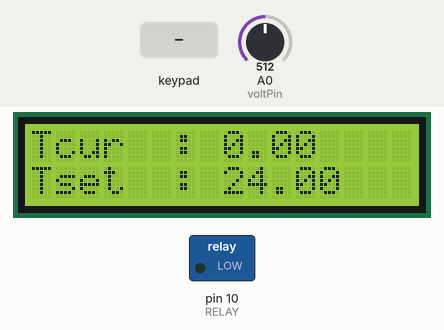
Recording of a sketch running on a simulated Arduino Uno, built with avr-gcc and run on an emulated ATmega328P. On the bench: 16×2 character LCD, switched loads named in the sketch (green lamp = pin HIGH). The test bench sets the inputs (shaded band); at power-on: A0 (voltPin) = 512. What the sketch prints to the serial monitor is not drawn.

Above: at 0.3 s.
1.3 s: key 'A' pressed
At 2.3 s:
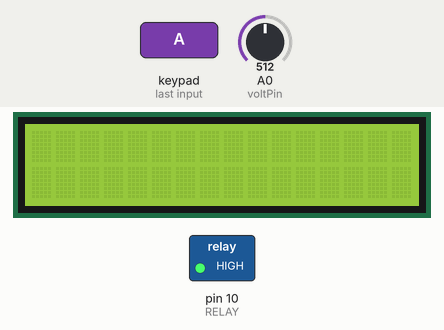
2.8 s: keypad keys 5 4 3 2 pressed 0.4 s apart
At 3.8 s:
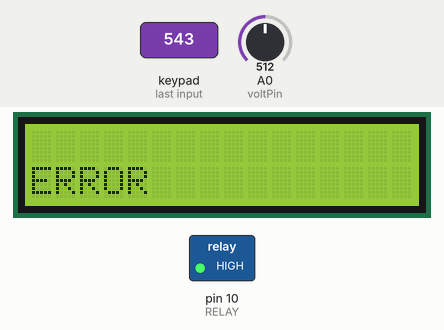
6.9 s: key 'B' pressed
8.4 s: A0 (voltPin) set to 306
At 10.7 s:
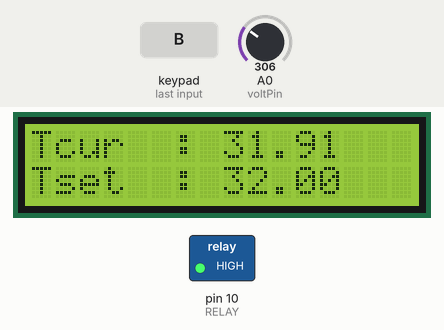
11.1 s: A0 (voltPin) set to 303
At 13.2 s:
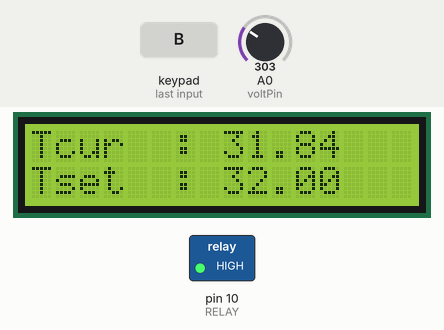
13.5 s: A0 (voltPin) set to 122
At 14.9 s:
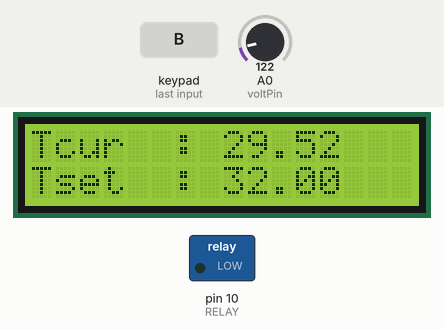
Timing chart, 0 to 16.6 s (numbered marks = the images above; inputs shaded):
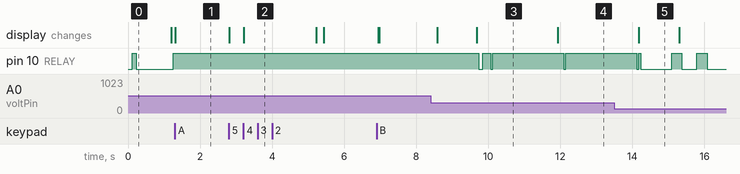

The sketch:

TemperatureSensorWithPID.ino
```cpp
double targetTEMP = 24;
char inputTEMP[2] ;
double keypadTEMP = 0;
double outputPID;
double normalisasiPID;
unsigned long milli_time;
float nilaiADC ;
unsigned long rataADC;
unsigned long CTexcel, CTdisplay, CTmeasure = 0;
unsigned long ITexcel = 1000;
unsigned long PTexcel = 0;
/*****************************
  SETUP UNTUK NILAI ADC VOLT
******************************/
#include <avr/pgmspace.h> //untuk menggunakan progmem diperlukan library ini.
double hasilTEMP;
int voltPin = A0 ;    //Voltage reader pin
const float ADC_TO_TEMP[1024] PROGMEM = {24.809, 24.8322, 24.8554, 24.8786, 24.9018, 24.925, 24.9482, 24.9714, 24.9946, 25.0178, 25.041, 25.0642, 25.0874, 25.1106, 25.1338, 25.157, 25.1802, 25.2034, 25.2266, 25.2498, 25.273, 25.2961, 25.3193, 25.3425, 25.3657, 25.3889, 25.4121, 25.4353, 25.4585, 25.4817, 25.5049, 25.5281, 25.5513, 25.5745, 25.5977, 25.6209, 25.6441, 25.6673, 25.6905, 25.7137, 25.7369, 25.7601, 25.7833, 25.8065, 25.8297, 25.8529, 25.8761, 25.8993, 25.9224, 25.9456, 25.9688, 25.992, 26.0152, 26.0384, 26.0616, 26.0848, 26.108, 26.1312, 26.1544, 26.1776, 26.2008, 26.224, 26.2472, 26.2704, 26.2936, 26.3168, 26.34, 26.3632, 26.3864, 26.4096, 26.4328, 26.456, 26.4792, 26.5024, 26.5255, 26.5487, 26.5719, 26.5951, 26.6183, 26.6415, 26.6647, 26.6879, 26.7111, 26.7343, 26.7575, 26.7807, 26.8039, 26.8271, 26.8503, 26.8735, 26.8967, 26.9199, 26.9431, 26.9663, 26.9895, 27.0127, 27.0359, 27.0591, 27.0823, 27.1055, 27.1287, 27.1518, 27.175, 27.1982, 27.2214, 27.2446, 27.2678, 27.291, 27.3142, 27.3374, 27.3606, 27.3838, 27.407, 27.4302, 27.4534, 27.4766, 27.4998, 27.523, 27.5462, 27.5694, 27.5926, 27.6158, 27.639, 27.6622, 27.6854, 27.7086, 27.7318, 27.755, 27.7781, 27.8013, 27.8245, 27.8477, 27.8709, 27.8941, 27.9173, 27.9405, 27.9637, 27.9869, 28.0101, 28.0333, 28.0565, 28.0797, 28.1029, 28.1261, 28.1493, 28.1725, 28.1957, 28.2189, 28.2421, 28.2653, 28.2885, 28.3117, 28.3349, 28.3581, 28.3813, 28.4044, 28.4276, 28.4508, 28.474, 28.4972, 28.5204, 28.5436, 28.5668, 28.59, 28.6132, 28.6364, 28.6596, 28.6828, 28.706, 28.7292, 28.7524, 28.7756, 28.7988, 28.822, 28.8452, 28.8684, 28.8916, 28.9148, 28.938, 28.9612, 28.9844, 29.0075, 29.0307, 29.0539, 29.0771, 29.1003, 29.1235, 29.1467, 29.1699, 29.1931, 29.2163, 29.2395, 29.2627, 29.2859, 29.3091, 29.3323, 29.3555, 29.3787, 29.4019, 29.4251, 29.4483, 29.4715, 29.4947, 29.5179, 29.5411, 29.5643, 29.5875, 29.6107, 29.6338, 29.657, 29.6802, 29.7034, 29.7266, 29.7498, 29.773, 29.7962, 29.8194, 29.8426, 29.8658, 29.889, 29.9122, 29.9354, 29.9586, 29.9818, 30.005, 30.0282, 30.0514, 30.0746, 30.0978, 30.121, 30.1442, 30.1674, 30.1906, 30.2138, 30.237, 30.2601, 30.2833, 30.3065, 30.3297, 30.3529, 30.3761, 30.3993, 30.4225, 30.4457, 30.4689, 30.4921, 30.5153, 30.5385, 30.5617, 30.5849, 30.6081, 30.6313, 30.6545, 30.6777, 30.7009, 30.7241, 30.7473, 30.7705, 30.7937, 30.8169, 30.8401, 30.8632, 30.8864, 30.9096, 30.9328, 30.956, 30.9792, 31.0024, 31.0256, 31.0488, 31.072, 31.0952, 31.1184, 31.1416, 31.1648, 31.188, 31.2112, 31.2344, 31.2576, 31.2808, 31.304, 31.3272, 31.3504, 31.3736, 31.3968, 31.42, 31.4432, 31.4664, 31.4895, 31.5127, 31.5359, 31.5591, 31.5823, 31.6055, 31.6287, 31.6519, 31.6751, 31.6983, 31.7215, 31.7447, 31.7679, 31.7911, 31.8143, 31.8375, 31.8607, 31.8839, 31.9071, 31.9303, 31.9535, 31.9767, 31.9999, 32.0231, 32.0463, 32.0695, 32.0927, 32.1158, 32.139, 32.1622, 32.1854, 32.2086, 32.2318, 32.255, 32.2782, 32.3014, 32.3246, 32.3478, 32.371, 32.3942, 32.4174, 32.4406, 32.4638, 32.487, 32.5102, 32.5334, 32.5566, 32.5798, 32.603, 32.6262, 32.6494, 32.6726, 32.6958, 32.719, 32.7421, 32.7653, 32.7885, 32.8117, 32.8349, 32.8581, 32.8813, 32.9045, 32.9277, 32.9509, 32.9741, 32.9973, 33.0205, 33.0437, 33.0669, 33.0901, 33.1133, 33.1365, 33.1597, 33.1829, 33.2061, 33.2293, 33.2525, 33.2757, 33.2989, 33.3221, 33.3452, 33.3684, 33.3916, 33.4148, 33.438, 33.4612, 33.4844, 33.5076, 33.5308, 33.554, 33.5772, 33.6004, 33.6236, 33.6468, 33.67, 33.6932, 33.7164, 33.7396, 33.7628, 33.786, 33.8092, 33.8324, 33.8556, 33.8788, 33.902, 33.9252, 33.9484, 33.9715, 33.9947, 34.0179, 34.0411, 34.0643, 34.0875, 34.1107, 34.1339, 34.1571, 34.1803, 34.2035, 34.2267, 34.2499, 34.2731, 34.2963, 34.3195, 34.3427, 34.3659, 34.3891, 34.4123, 34.4355, 34.4587, 34.4819, 34.5051, 34.5283, 34.5515, 34.5747, 34.5978, 34.621, 34.6442, 34.6674, 34.6906, 34.7138, 34.737, 34.7602, 34.7834, 34.8066, 34.8298, 34.853, 34.8762, 34.8994, 34.9226, 34.9458, 34.969, 34.9922, 35.0154, 35.0386, 35.0618, 35.085, 35.1082, 35.1314, 35.1546, 35.1778, 35.201, 35.2241, 35.2473, 35.2705, 35.2937, 35.3169, 35.3401, 35.3633, 35.3865, 35.4097, 35.4329, 35.4561, 35.4793, 35.5025, 35.5257, 35.5489, 35.5721, 35.5953, 35.6185, 35.6417, 35.6649, 35.6881, 35.7113, 35.7345, 35.7577, 35.7809, 35.8041, 35.8272, 35.8504, 35.8736, 35.8968, 35.92, 35.9432, 35.9664, 35.9896, 36.0128, 36.036, 36.0592, 36.0824, 36.1056, 36.1288, 36.152, 36.1752, 36.1984, 36.2216, 36.2448, 36.268, 36.2912, 36.3144, 36.3376, 36.3608, 36.384, 36.4072, 36.4304, 36.4535, 36.4767, 36.4999, 36.5231, 36.5463, 36.5695, 36.5927, 36.6159, 36.6391, 36.6623, 36.6855, 36.7087, 36.7319, 36.7551, 36.7783, 36.8015, 36.8247, 36.8479, 36.8711, 36.8943, 36.9175, 36.9407, 36.9639, 36.9871, 37.0103, 37.0335, 37.0567, 37.0798, 37.103, 37.1262, 37.1494, 37.1726, 37.1958, 37.219, 37.2422, 37.2654, 37.2886, 37.3118, 37.335, 37.3582, 37.3814, 37.4046, 37.4278, 37.451, 37.4742, 37.4974, 37.5206, 37.5438, 37.567, 37.5902, 37.6134, 37.6366, 37.6598, 37.6829, 37.7061, 37.7293, 37.7525, 37.7757, 37.7989, 37.8221, 37.8453, 37.8685, 37.8917, 37.9149, 37.9381, 37.9613, 37.9845, 38.0077, 38.0309, 38.0541, 38.0773, 38.1005, 38.1237, 38.1469, 38.1701, 38.1933, 38.2165, 38.2397, 38.2629, 38.2861, 38.3092, 38.3324, 38.3556, 38.3788, 38.402, 38.4252, 38.4484, 38.4716, 38.4948, 38.518, 38.5412, 38.5644, 38.5876, 38.6108, 38.634, 38.6572, 38.6804, 38.7036, 38.7268, 38.75, 38.7732, 38.7964, 38.8196, 38.8428, 38.866, 38.8892, 38.9124, 38.9355, 38.9587, 38.9819, 39.0051, 39.0283, 39.0515, 39.0747, 39.0979, 39.1211, 39.1443, 39.1675, 39.1907, 39.2139, 39.2371, 39.2603, 39.2835, 39.3067, 39.3299, 39.3531, 39.3763, 39.3995, 39.4227, 39.4459, 39.4691, 39.4923, 39.5155, 39.5387, 39.5618, 39.585, 39.6082, 39.6314, 39.6546, 39.6778, 39.701, 39.7242, 39.7474, 39.7706, 39.7938, 39.817, 39.8402, 39.8634, 39.8866, 39.9098, 39.933, 39.9562, 39.9794, 40.0026, 40.0258, 40.049, 40.0722, 40.0954, 40.1186, 40.1418, 40.1649, 40.1881, 40.2113, 40.2345, 40.2577, 40.2809, 40.3041, 40.3273, 40.3505, 40.3737, 40.3969, 40.4201, 40.4433, 40.4665, 40.4897, 40.5129, 40.5361, 40.5593, 40.5825, 40.6057, 40.6289, 40.6521, 40.6753, 40.6985, 40.7217, 40.7449, 40.7681, 40.7912, 40.8144, 40.8376, 40.8608, 40.884, 40.9072, 40.9304, 40.9536, 40.9768, 41, 41.0232, 41.0464, 41.0696, 41.0928, 41.116, 41.1392, 41.1624, 41.1856, 41.2088, 41.232, 41.2552, 41.2784, 41.3016, 41.3248, 41.348, 41.3712, 41.3944, 41.4175, 41.4407, 41.4639, 41.4871, 41.5103, 41.5335, 41.5567, 41.5799, 41.6031, 41.6263, 41.6495, 41.6727, 41.6959, 41.7191, 41.7423, 41.7655, 41.7887, 41.8119, 41.8351, 41.8583, 41.8815, 41.9047, 41.9279, 41.9511, 41.9743, 41.9975, 42.0207, 42.0438, 42.067, 42.0902, 42.1134, 42.1366, 42.1598, 42.183, 42.2062, 42.2294, 42.2526, 42.2758, 42.299, 42.3222, 42.3454, 42.3686, 42.3918, 42.415, 42.4382, 42.4614, 42.4846, 42.5078, 42.531, 42.5542, 42.5774, 42.6006, 42.6238, 42.6469, 42.6701, 42.6933, 42.7165, 42.7397, 42.7629, 42.7861, 42.8093, 42.8325, 42.8557, 42.8789, 42.9021, 42.9253, 42.9485, 42.9717, 42.9949, 43.0181, 43.0413, 43.0645, 43.0877, 43.1109, 43.1341, 43.1573, 43.1805, 43.2037, 43.2269, 43.2501, 43.2732, 43.2964, 43.3196, 43.3428, 43.366, 43.3892, 43.4124, 43.4356, 43.4588, 43.482, 43.5052, 43.5284, 43.5516, 43.5748, 43.598, 43.6212, 43.6444, 43.6676, 43.6908, 43.714, 43.7372, 43.7604, 43.7836, 43.8068, 43.83, 43.8532, 43.8764, 43.8995, 43.9227, 43.9459, 43.9691, 43.9923, 44.0155, 44.0387, 44.0619, 44.0851, 44.1083, 44.1315, 44.1547, 44.1779, 44.2011, 44.2243, 44.2475, 44.2707, 44.2939, 44.3171, 44.3403, 44.3635, 44.3867, 44.4099, 44.4331, 44.4563, 44.4795, 44.5026, 44.5258, 44.549, 44.5722, 44.5954, 44.6186, 44.6418, 44.665, 44.6882, 44.7114, 44.7346, 44.7578, 44.781, 44.8042, 44.8274, 44.8506, 44.8738, 44.897, 44.9202, 44.9434, 44.9666, 44.9898, 45.013, 45.0362, 45.0594, 45.0826, 45.1058, 45.1289, 45.1521, 45.1753, 45.1985, 45.2217, 45.2449, 45.2681, 45.2913, 45.3145, 45.3377, 45.3609, 45.3841, 45.4073, 45.4305, 45.4537, 45.4769, 45.5001, 45.5233, 45.5465, 45.5697, 45.5929, 45.6161, 45.6393, 45.6625, 45.6857, 45.7089, 45.7321, 45.7552, 45.7784, 45.8016, 45.8248, 45.848, 45.8712, 45.8944, 45.9176, 45.9408, 45.964, 45.9872, 46.0104, 46.0336, 46.0568, 46.08, 46.1032, 46.1264, 46.1496, 46.1728, 46.196, 46.2192, 46.2424, 46.2656, 46.2888, 46.312, 46.3352, 46.3584, 46.3815, 46.4047, 46.4279, 46.4511, 46.4743, 46.4975, 46.5207, 46.5439, 46.5671, 46.5903, 46.6135, 46.6367, 46.6599, 46.6831, 46.7063, 46.7295, 46.7527, 46.7759, 46.7991, 46.8223, 46.8455, 46.8687, 46.8919, 46.9151, 46.9383, 46.9615, 46.9846, 47.0078, 47.031, 47.0542, 47.0774, 47.1006, 47.1238, 47.147, 47.1702, 47.1934, 47.2166, 47.2398, 47.263, 47.2862, 47.3094, 47.3326, 47.3558, 47.379, 47.4022, 47.4254, 47.4486, 47.4718, 47.495, 47.5182, 47.5414, 47.5646, 47.5878, 47.6109, 47.6341, 47.6573, 47.6805, 47.7037, 47.7269, 47.7501, 47.7733, 47.7965, 47.8197, 47.8429, 47.8661, 47.8893, 47.9125, 47.9357, 47.9589, 47.9821, 48.0053, 48.0285, 48.0517, 48.0749, 48.0981, 48.1213, 48.1445, 48.1677, 48.1909, 48.2141, 48.2372, 48.2604, 48.2836, 48.3068, 48.33, 48.3532, 48.3764, 48.3996, 48.4228, 48.446, 48.4692, 48.4924, 48.5156, 48.5388}
;                                                                                                       //PROGMEM const float yg dimasukkan array (PROGMEM AGAR MEMORI CUKUP)
/*****************************
        END OF
  SETUP UNTUK NILAI ADC VOLT
******************************/

/***************
  MILIS SETTING
 ***************/
unsigned long calculatingMillis = 0 ; //menyimpan waktu untuk mengkalkulasi millis
unsigned long previousMillis = 0;    //Menyimpan waktu terakhir di update
long interval_nilaiADC = 1000;      //interval untuk menghitung ADC 1s
long interval_TimeAVG = 10;         //interval untuk menghitung ADC

/*********************
  END OF MILIS SETTING
 *********************/


/*******************
 SERIAL I2C SETTING
 KEYPAD
 LiquidCrystal_I2C
 *******************/
#include <Wire.h>
#include <LiquidCrystal_I2C.h>
#include <Keypad.h>

const byte ROWS = 4;
const byte COLS = 4;
char hexaKeys[ROWS][COLS] = {           //Define Keypad Layout
  {'1', '2', '3', 'A'},
  {'4', '5', '6', 'B'},
  {'7', '8', '9', 'C'},
  {'*', '0', '#', 'D'}
};
byte rowPins[ROWS] = {9, 8, 7, 6}; //connect to the row pinouts of the keypad
byte colPins[COLS] = {5, 4, 3, 2}; //connect to the column pinouts of the keypad
Keypad keypad = Keypad( makeKeymap(hexaKeys), rowPins, colPins, ROWS, COLS );

LiquidCrystal_I2C lcd(0x27, 2, 1, 0, 4, 5, 6, 7, 3, POSITIVE); //i2C bus uses
long current_time ;
/*******************
      END OF
 SERIAL I2C SETTING
 KEYPAD
 LiquidCrystal_I2C
 *******************/

/**************
 PID CONTROLLER
 **************/
#include <PID_v1.h>
#define RELAY 10
double inputPID;
double setpointPID;
//Specify the links and initial tuning parameters
double kp = 9.10; double ki = 0.01; double kd = 1.9;
PID myPID(&inputPID, &outputPID, &setpointPID, kp,ki,kd , DIRECT); //input,output,set , kp, ki, kd, direct

int periode = 2000;
unsigned long startTime;
/*********************
 END OF PID CONTROLLER
 ****************** ***/
 double temp ;
   int loops ;
unsigned long currentMillis;
int counter = 0;
void setup() {
  Serial.begin(9600);

  lcd.begin(16,2);                      //Starts LCD (x row, y column)
  lcd.backlight();                      //Turn on backlight
  lcd.clear();                          //Clears LCD
  lcd.setCursor(0,0);                   //Move cursor (x right, y down)
  Serial.println("CLEARDATA"); //clears up any data left from previous projects

  Serial.println("LABEL,Suhu,Waktu"); //always write LABEL, so excel knows the next things will be the names of the columns (instead of Acolumn you could write Time for instance)

  Serial.println("RESETTIMER"); //resets timer to 0

  pinMode(10, OUTPUT);
  pinMode(A0, INPUT);
   //PID
    startTime = millis();

    //tell the PID to range between 0 and the full window size
    myPID.SetOutputLimits(0, periode);

    //turn the PID on
    myPID.SetMode(AUTOMATIC);
  lcd.print("READY");                   //Signal for ready
}

void loop() {

   currentMillis = millis();                                                             // to check the time

   if (currentMillis - previousMillis > interval_TimeAVG ){
   previousMillis = currentMillis;   //mengenalkan variabel nilaiADC
   nilaiADC += analogRead(voltPin);   //read input pin dalam bit dan menambahnya terus
   counter = counter + 1;
   if (counter >= 20 ){
   rataADC = nilaiADC/20;
   hasilTEMP = pgm_read_float_near(ADC_TO_TEMP + rataADC);
   nilaiADC = 0 ;
   counter=0;
   }
   }

    //mengeluarkan hasil float
   Serial.print("Temperature saat ini = ");Serial.print(hasilTEMP);Serial.println(" derajat celcius");
   lcd.setCursor(0,0);lcd.print("Tcur  : ");lcd.print(hasilTEMP);                                      //Output for temp reading
   lcd.setCursor(0,1);lcd.print("Tset  : ");lcd.print(targetTEMP);                                     //Output analog reading


   //KEYPAD

   char Key =keypad.getKey();
   if (Key == 'A'){                                                             //When "Enter" button is pushed
    lcd.clear();
   KeyInput:                                                                    //Goto start of KeyInput
    lcd.setCursor(8,1);lcd.print("  ");                                        //Clear bottom line
    int data_count = 0;                                                        //Reset data_count
    do{
      Key = keypad.getKey();                                                      //Get Key from Keypad
      if (isdigit(Key)){                                                          //Check for input
        inputTEMP[data_count] = Key;                                              //Get input into char array
        lcd.setCursor(data_count,1);lcd.print(inputTEMP[data_count]);             //Output Key on LCD
        data_count++;
      }
     }while(data_count <2);
     keypadTEMP = atoi(inputTEMP);                                                  //Convert Char array to Integer
     if (keypadTEMP > 48 || keypadTEMP < 24){                                      //Check for invalid input
         currentMillis = millis();
         lcd.setCursor(0,1);lcd.print("ERROR");
         while(millis() < currentMillis + 2000);
         goto KeyInput;
     }
     targetTEMP = keypadTEMP;
   }
   if (Key == 'B'){
      lcd.clear();
      lcd.setCursor(0,0);lcd.print("PRESS A");                                      //Output for temp reading
      lcd.setCursor(0,1);lcd.print("FOR TEMP SET");                                     //Output analog reading
   }
   if (Key == 'C'){
      lcd.clear();
      lcd.setCursor(0,0);lcd.print("PRESS A");                                      //Output for temp reading
      lcd.setCursor(0,1);lcd.print("FOR TEMP SET");                                     //Output analog reading
   }
//output to excel
 CTexcel = millis();
              if (CTexcel - PTexcel >= ITexcel) {
              PTexcel = CTexcel;
              Serial.print("DATA,");
              Serial.print(hasilTEMP);
              Serial.print(",");
              Serial.print("TIMER");
              Serial.print(",");
              Serial.println();
              }

//PID
if(targetTEMP <= 35){
  kp = 8.82;
}
if(targetTEMP <= 40){
  kp = 9.22;
}
if(targetTEMP <= 45){
  kp = 8.67;
}
  myPID.Compute();
  inputPID = (int) (((hasilTEMP-24.809)/23.7298)*1024);
  setpointPID = (int) (((targetTEMP-24.809)/23.7298)*1024);
  /************************************************
   * turn the output pin on/off based on pid output
   ************************************************/
  if (millis() - startTime > periode)
  { //time to shift the Relay Window
    startTime += periode;
  }
  if (outputPID < millis() - startTime)
  {
    digitalWrite(RELAY,HIGH);    //Turn off heater
  }
  else
  {
    digitalWrite(RELAY,LOW);    //Turn on heater
  }
  Serial.println(outputPID);
}
```

Measured:
- after the input at 1.3 s, the display: changes at once (image 1)
- after the input at 2.8 s, the display: first changes at once (image 2 shows a later state)
- after the input at 8.4 s, pin 10 (RELAY): HIGH → LOW after 1.3 s, → HIGH 0.11 s later, → LOW 0.22 s later, → HIGH 0.06 s later; the display: first changes after 0.18 s (image 3 shows a later state)
- after the input at 11.1 s, the display: changes after 0.83 s (image 4)
- after the input at 13.5 s, the display: changes after 0.67 s (image 5)
- what the display in image 5 shows lasts 1.1 s, from 14.2 s to 15.3 s
